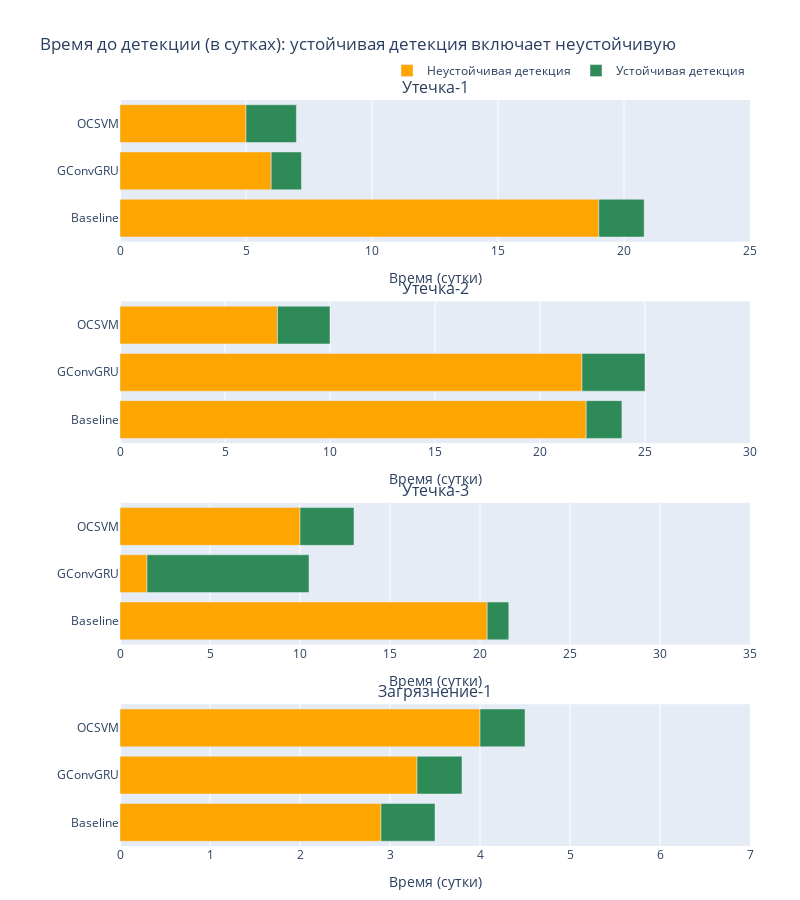

This figure's notebook cell:
### Code cell
import plotly.graph_objects as go
from plotly.subplots import make_subplots

# Данные (в сутках)
models = ["Baseline", "GConvGRU", "OCSVM"]
experiments = ["Утечка-1", "Утечка-2", "Утечка-3", "Загрязнение-1"]

# Максимумы по каждому эксперименту
x_max = {
    "Утечка-1": 25,
    "Утечка-2": 30,
    "Утечка-3": 35,
    "Загрязнение-1": 7
}

data = {
    "Baseline": {
        "Утечка-1": (19.0, 20.8),
        "Утечка-2": (22.2, 23.9),
        "Утечка-3": (20.4, 21.6),
        "Загрязнение-1": (2.9, 3.5)
    },
    "GConvGRU": {
        "Утечка-1": (6.0, 7.2),
        "Утечка-2": (22.0, 25.0),
        "Утечка-3": (1.5, 10.5),
        "Загрязнение-1": (3.3, 3.8)
    },
    "OCSVM": {
        "Утечка-1": (5.0, 7.0),
        "Утечка-2": (7.5, 10.0),
        "Утечка-3": (10.0, 13.0),
        "Загрязнение-1": (4.0, 4.5)
    }
}

# Цвета
color_unstable = '#FFA500'    # Неустойчивая
color_stable_only = '#2E8B57' # Устойчивая (доп. часть)

fig = make_subplots(
    rows=len(experiments), cols=1,
    subplot_titles=experiments,
    vertical_spacing=0.08
)

model_order = ["Baseline", "GConvGRU", "OCSVM"]
y_labels = model_order

for i, exp in enumerate(experiments):
    unstable = []
    stable_phase = []
    base_stable = []
    
    for model in model_order:
        t_unstable, t_stable = data[model][exp]
        unstable.append(t_unstable)
        stable_phase.append(t_stable - t_unstable)
        base_stable.append(t_unstable)
    
    # Неустойчивая детекция
    fig.add_trace(
        go.Bar(
            y=y_labels,
            x=unstable,
            orientation='h',
            name="Неустойчивая детекция",
            marker_color=color_unstable,
            showlegend=(i == 0)
        ),
        row=i+1, col=1
    )
    
    # Стабильная фаза (наложена)
    fig.add_trace(
        go.Bar(
            y=y_labels,
            x=stable_phase,
            base=base_stable,
            orientation='h',
            name="Устойчивая детекция",
            marker_color=color_stable_only,
            showlegend=(i == 0)
        ),
        row=i+1, col=1
    )
    
    # Устанавливаем максимум по оси X для этого подграфика
    fig.update_xaxes(
        title_text="Время (сутки)",
        range=[0, x_max[exp]],  # ← вот здесь задаём максимум
        row=i+1, col=1
    )

# Общие настройки
fig.update_layout(
    title="Время до детекции (в сутках): устойчивая детекция включает неустойчивую",
    barmode='overlay',
    height=900,
    width=800,
    legend=dict(orientation="h", yanchor="bottom", y=1.02, xanchor="right", x=1),
    margin=dict(l=120, r=50, t=100, b=50),
    bargap=0.2
)

fig.show()

### Figure 1 — Plotly figure (JSON) as saved in the notebook; plotly's stock layout.template omitted (floating-point values rounded to 4 significant figures)
{"data": [{"marker": {"color": "#FFA500"}, "name": "Неустойчивая детекция", "orientation": "h", "showlegend": true, "type": "bar", "x": [19, 6, 5], "xaxis": "x", "y": ["Baseline", "GConvGRU", "OCSVM"], "yaxis": "y"}, {"base": [19, 6, 5], "marker": {"color": "#2E8B57"}, "name": "Устойчивая детекция", "orientation": "h", "showlegend": true, "type": "bar", "x": [1.8, 1.2, 2], "xaxis": "x", "y": ["Baseline", "GConvGRU", "OCSVM"], "yaxis": "y"}, {"marker": {"color": "#FFA500"}, "name": "Неустойчивая детекция", "orientation": "h", "showlegend": false, "type": "bar", "x": [22.2, 22, 7.5], "xaxis": "x2", "y": ["Baseline", "GConvGRU", "OCSVM"], "yaxis": "y2"}, {"base": [22.2, 22, 7.5], "marker": {"color": "#2E8B57"}, "name": "Устойчивая детекция", "orientation": "h", "showlegend": false, "type": "bar", "x": [1.7, 3, 2.5], "xaxis": "x2", "y": ["Baseline", "GConvGRU", "OCSVM"], "yaxis": "y2"}, {"marker": {"color": "#FFA500"}, "name": "Неустойчивая детекция", "orientation": "h", "showlegend": false, "type": "bar", "x": [20.4, 1.5, 10], "xaxis": "x3", "y": ["Baseline", "GConvGRU", "OCSVM"], "yaxis": "y3"}, {"base": [20.4, 1.5, 10], "marker": {"color": "#2E8B57"}, "name": "Устойчивая детекция", "orientation": "h", "showlegend": false, "type": "bar", "x": [1.2, 9, 3], "xaxis": "x3", "y": ["Baseline", "GConvGRU", "OCSVM"], "yaxis": "y3"}, {"marker": {"color": "#FFA500"}, "name": "Неустойчивая детекция", "orientation": "h", "showlegend": false, "type": "bar", "x": [2.9, 3.3, 4], "xaxis": "x4", "y": ["Baseline", "GConvGRU", "OCSVM"], "yaxis": "y4"}, {"base": [2.9, 3.3, 4], "marker": {"color": "#2E8B57"}, "name": "Устойчивая детекция", "orientation": "h", "showlegend": false, "type": "bar", "x": [0.6, 0.5, 0.5], "xaxis": "x4", "y": ["Baseline", "GConvGRU", "OCSVM"], "yaxis": "y4"}], "layout": {"annotations": [{"font": {"size": 16}, "showarrow": false, "text": "Утечка-1", "x": 0.5, "xanchor": "center", "xref": "paper", "y": 1, "yanchor": "bottom", "yref": "paper"}, {"font": {"size": 16}, "showarrow": false, "text": "Утечка-2", "x": 0.5, "xanchor": "center", "xref": "paper", "y": 0.73, "yanchor": "bottom", "yref": "paper"}, {"font": {"size": 16}, "showarrow": false, "text": "Утечка-3", "x": 0.5, "xanchor": "center", "xref": "paper", "y": 0.46, "yanchor": "bottom", "yref": "paper"}, {"font": {"size": 16}, "showarrow": false, "text": "Загрязнение-1", "x": 0.5, "xanchor": "center", "xref": "paper", "y": 0.19, "yanchor": "bottom", "yref": "paper"}], "bargap": 0.2, "barmode": "overlay", "height": 900, "legend": {"orientation": "h", "x": 1, "xanchor": "right", "y": 1.02, "yanchor": "bottom"}, "margin": {"b": 50, "l": 120, "r": 50, "t": 100}, "title": {"text": "Время до детекции (в сутках): устойчивая детекция включает неустойчивую"}, "width": 800, "xaxis": {"anchor": "y", "domain": [0, 1], "range": [0, 25], "title": {"text": "Время (сутки)"}}, "xaxis2": {"anchor": "y2", "domain": [0, 1], "range": [0, 30], "title": {"text": "Время (сутки)"}}, "xaxis3": {"anchor": "y3", "domain": [0, 1], "range": [0, 35], "title": {"text": "Время (сутки)"}}, "xaxis4": {"anchor": "y4", "domain": [0, 1], "range": [0, 7], "title": {"text": "Время (сутки)"}}, "yaxis": {"anchor": "x", "domain": [0.81, 1]}, "yaxis2": {"anchor": "x2", "domain": [0.54, 0.73]}, "yaxis3": {"anchor": "x3", "domain": [0.27, 0.46]}, "yaxis4": {"anchor": "x4", "domain": [0, 0.19]}}}
